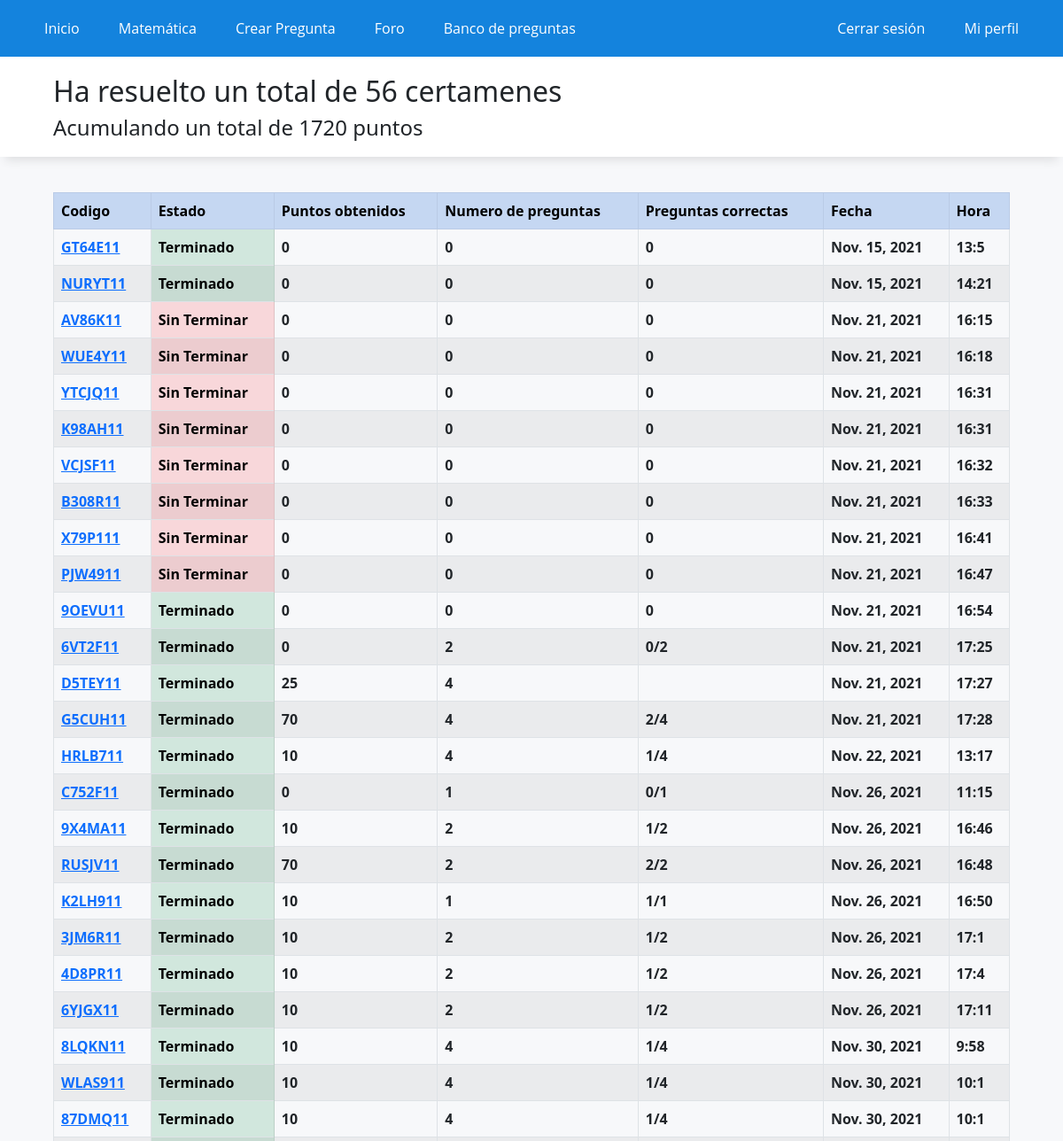
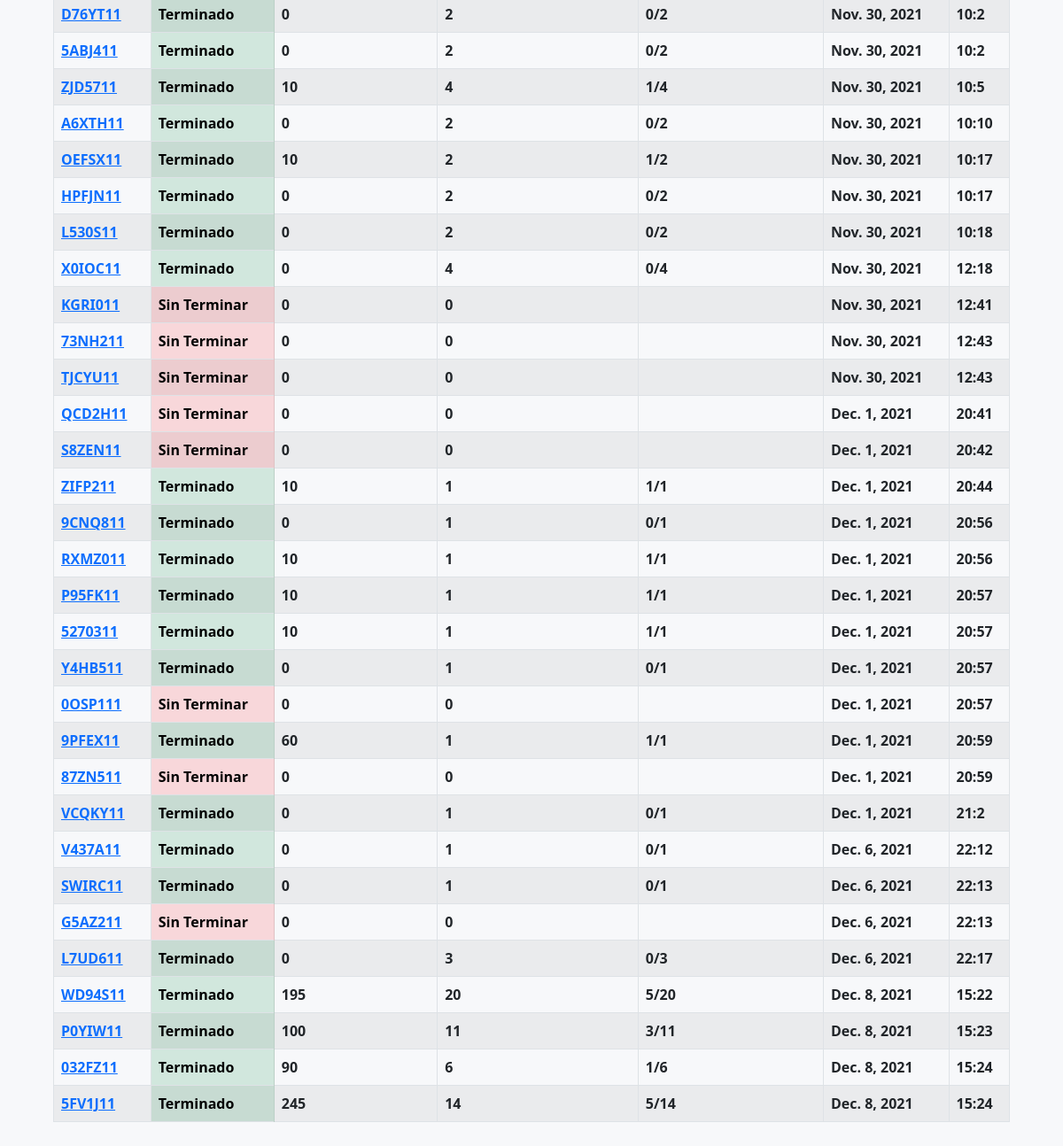
/historial/ (signed in), run on an earlier commit of the app's database (2 pictures, top to bottom).
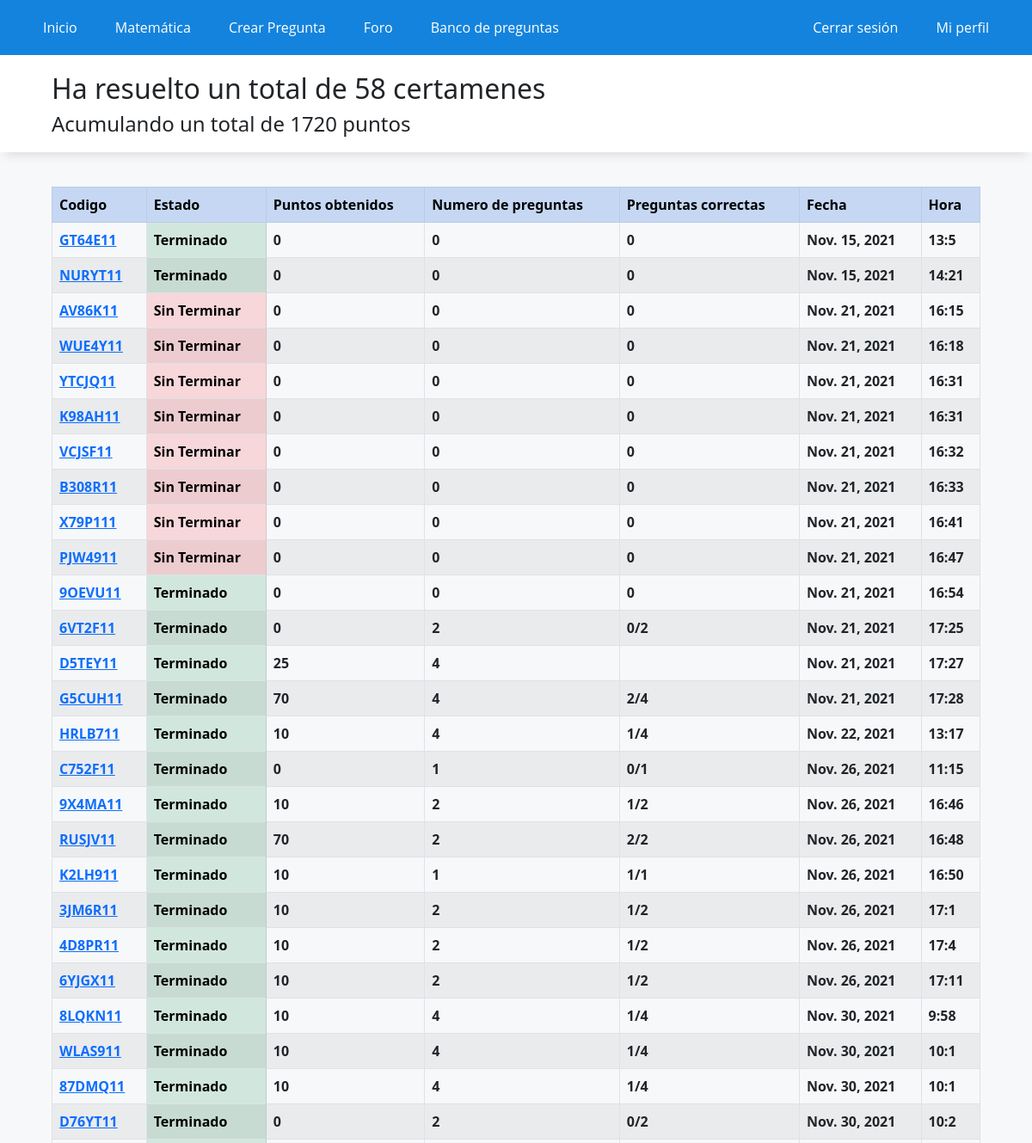
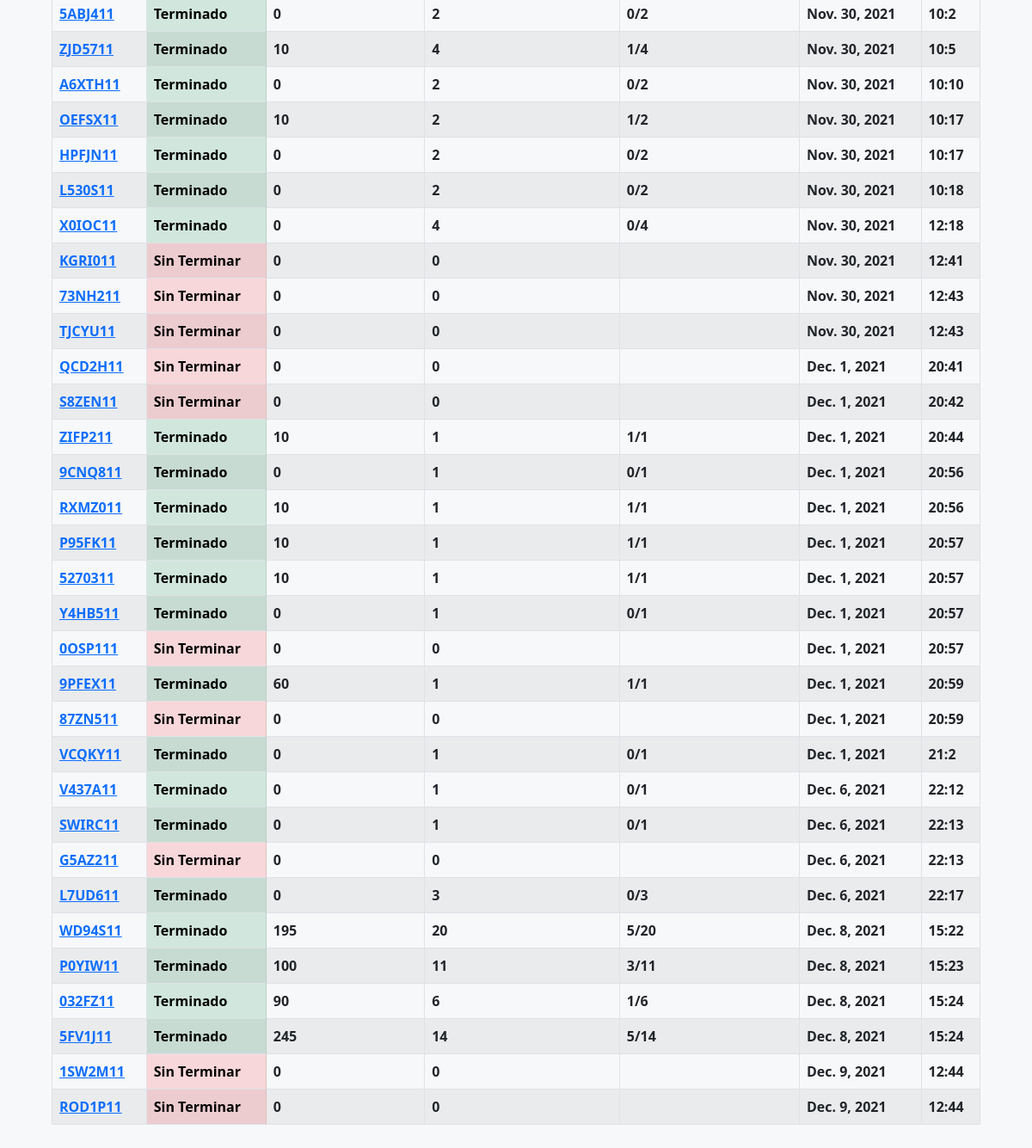
And on a later commit of the database (2 pictures, top to bottom).
### WebApp/models.py (models this page shows)
class historialCertamen(models.Model):
    id_usuario = models.IntegerField()
    id_preguntas = models.CharField(max_length=50)
    fecha = models.DateField(auto_now_add=True)
    hora = models.TimeField(auto_now_add=True)
    estado = models.BooleanField(default=False)
    id_certamen = models.CharField(max_length=20, default="")
    n_preguntas = models.IntegerField(default=0)
    n_correctas = models.CharField(max_length=20, default="")
    puntos = models.IntegerField(default=0)
    alternativa_marcadas = models.CharField(max_length=100, default="")

### WebApp/views.py (the view)
# urls.py: path('historial/',registro_certamenes, name="historial"),
def registro_certamenes(request):
    certamenes = historialCertamen.objects.filter(id_usuario=request.user.id)
    data= {
        'puntos': profile.objects.get(name_id=request.user.id).punctuation,
        'certamenes': certamenes,
        'n_certamenes': certamenes.count(),
    }
    return render(request,'app/registro_certamenes.html',data)

### WebApp/templates/app/registro_certamenes.html (shortened to what this page needs)
{% extends 'app/base.html' %}
{% load static %}
{% block contenido %}
<div class="titulo">
    <h2>Ha resuelto un total de {{n_certamenes}} certamenes</h2>
    <h4>Acumulando un total de {{puntos}} puntos</h4>
</div>
<div class="elContenedor">
    <table class="table table-striped table-bordered">
        <tr class="table-primary">
            <th>Codigo</th>
            <th>Estado</th>
            <th>Puntos obtenidos</th>
            <th>Numero de preguntas</th>
            <th>Preguntas correctas</th>
            <th>Fecha</th>
            <th>Hora</th>
        </tr>
        {% for certamen in certamenes %}
        <tr>
            <th><a href="/certamen/?id={{certamen.id_certamen}}">{{certamen.id_certamen}}</a></th>
            {% if certamen.estado %}
            <th class="table-success">Terminado</th>
            {% else %}
            <th class="table-danger">Sin Terminar</th>
            {% endif %}
            <th>{{certamen.puntos}}</th>
            <th>{{certamen.n_preguntas}}</th>
            <th>{{certamen.n_correctas}}</th>
            <th>{{certamen.fecha}}</th>
            <th>{{certamen.hora.hour}}:{{certamen.hora.minute}}</th>
        </tr>
        {% endfor %}
    </table>
</div>
{% endblock %}

What changed in the data, as far as the page shows it:
added historialCertamen: id_certamen "1SW2M11", estado "Sin Terminar", puntos "0", n_preguntas "0", fecha "Dec. 9, 2021", hora.hour "12", hora.minute "44"
added historialCertamen: id_certamen "ROD1P11", estado "Sin Terminar", puntos "0", n_preguntas "0", fecha "Dec. 9, 2021", hora.hour "12", hora.minute "44"
Also different on the page:
{{ n_certamenes }}: "56" → "58"
